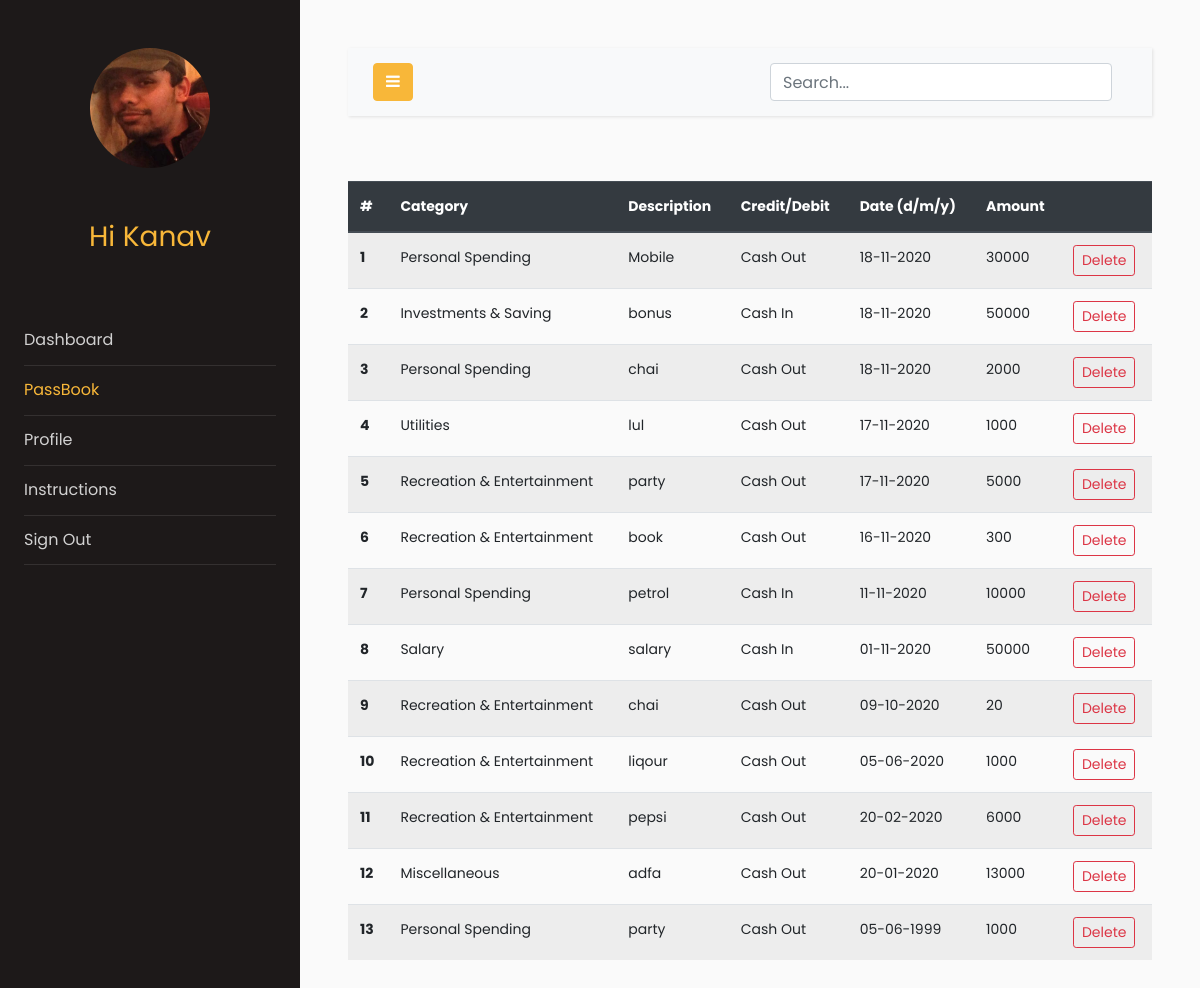
The page /passbook (signed in) on the database as committed earlier.
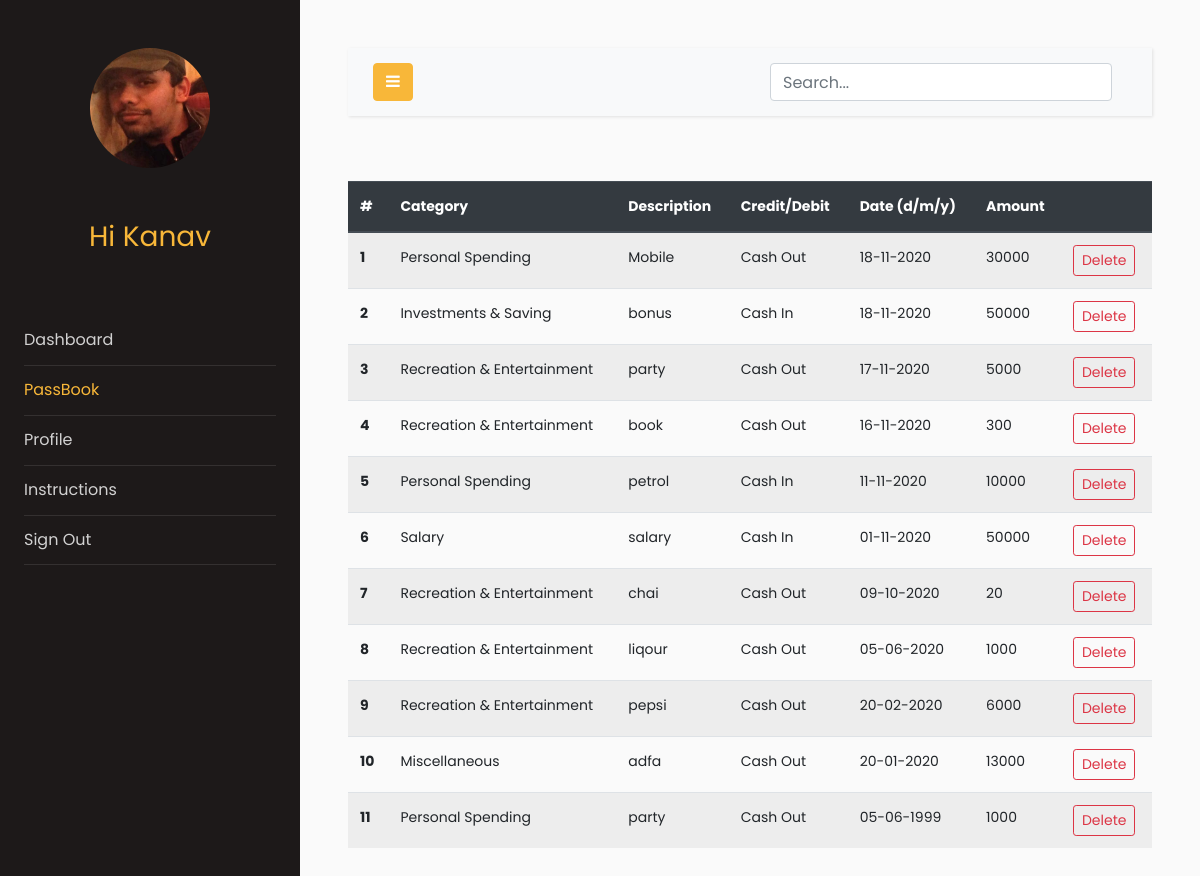
The same page on the database as committed later.
### models.py (models this page shows, shortened)
class Users(db.Model, UserMixin):
    __tablename__ = "users"
    id = db.Column(db.Integer, primary_key=True)
    email = db.Column(db.String(64), unique=True, index=True)
    name = db.Column(db.String(64))
    pasword_hash = db.Column(db.String(128))
    income = db.Column(db.Integer)
    budget = db.Column(db.Integer, default=0)
    profile_image = db.Column(
        db.String(128), nullable=False, default="default_profile.jpeg"
    )
    trans = db.relationship("Transactions", backref="User", lazy="dynamic")

class Transactions(db.Model):
    __searchable__ = ["description", "cat", "amount", "date"]
    users = db.relationship(Users)
    id = db.Column(db.Integer, primary_key=True)
    cashFlow = db.Column(db.Integer)
    amount = db.Column(db.Integer)
    description = db.Column(db.String(64))
    cat = db.Column(db.String(64))
    date = db.Column(db.DateTime)
    userId = db.Column(db.Integer, db.ForeignKey("users.id"), nullable=False)

### app.py (the view)
@app.route("/passbook", methods=["GET", "POST"])
@login_required
def passbook():
    uid = current_user.id
    trans_data = Transactions.query.filter_by(userId=uid).order_by(
        Transactions.date.desc()
    )
    return render_template("passbook.html", trans_data=trans_data)

### models.py (called while the page is built)
@login_manager.user_loader
def load_user(user_id):
    return Users.query.get(user_id)

### templates/passbook.html (shortened to what this page needs)
<!doctype html>
<html lang="en">
<head>
    <link rel="stylesheet" href="https://stackpath.bootstrapcdn.com/font-awesome/4.7.0/css/font-awesome.min.css">
<link rel="stylesheet" href="{{ url_for('static', filename='css1/style.css') }}">
</head>
<body>
    <div class="wrapper d-flex align-items-stretch">
        <nav id="sidebar">
            <div class="p-4 pt-5">
                <a href="#" class="img logo rounded-circle mb-5" style="background-image: url({{url_for('static',filename='profile_pics/'+current_user.profile_image)}})"></a>
                <h3 style="color: #f8b739; font-family: Poppins, Arial, sans-serif; text-align: center;">Hi {{current_user.name}}</h3>
                <br>
                <br>
                <ul class="list-unstyled components mb-5">
                    <li>
                        <a href="{{url_for('dashboard')}}">Dashboard</a>
                    </li>
                    <li class="active">
                        <a href="{{url_for('passbook')}}">PassBook</a>
                    </li>
                    <li>
                        <a href="{{url_for('profile')}}">Profile</a>
                    </li>
                    <li>
                        <a href="{{url_for('instructions')}}">Instructions</a>
                    </li>
                    <li>
                        <a href="{{url_for('logout')}}">Sign Out</a>
                    </li>
                </ul>
            </div>
        </nav>
        <div id="content" class="p-4 p-md-5">
            <nav class="navbar navbar-expand-lg navbar-light bg-light">
                <div class="container-fluid">
                    <button type="button" id="sidebarCollapse" class="btn btn-primary">
                        <i class="fa fa-bars"></i>
                    </button>
                    <form action="search" , method="GET">
                        <div class="container h-50">
                            <div class="d-flex justify-content-center h-100">
                                <input type="search" class="form-control ds-input" id="search-input" name="query" placeholder="Search..." aria-label="Search for..."
                                    autocomplete="off" data-docs-version="4.5" spellcheck="false" role="combobox" aria-autocomplete="list"
                                    aria-expanded="false" aria-owns="algolia-autocomplete-listbox-0" dir="auto"
                                    style="position: relative; vertical-align: top;">
                            </div>
                        </div>
                    </form>
                </div>
            </nav>
            <br>
            <table class="table table-striped">
                <thead class="thead-dark">
                    <tr>
                        <th scope="col">#</th>
                        <th scope="col">Category</th>
                        <th scope="col">Description</th>
                        <th scope="col">Credit/Debit</th>
                        <th scope="col">Date (d/m/y)</th>
                        <th scope="col">Amount</th>
                        <th scope="col"></th>
                    </tr>
                </thead>
                <tbody>
                    {%for r in trans_data%}
                    <tr>
                        <th scope="row">{{loop.index0 + 1}}</th>
                        <td>{{r.cat}}</td>
                        <td>{{r.description}}</td>
                        {%if r.cashFlow == 1 %}
                        <td>Cash In</td>
                        {%else%}
                        <td>Cash Out</td>
                        {%endif%}
                        <td>{{r.date.strftime('%d-%m-%Y')}}</td>
                        <td>{{r.amount}}</td>
                        <td><button type="button" class="btn btn-outline-danger btn-sm" data-toggle="modal" data-target="#del{{r.id}}">
                            Delete
                        </button></td>
                    </tr>
                    {%endfor%}
                </tbody>
            </table>
        </div>
    </div>
</body>
</html>

Rows that differ between the two databases and show on the page:
removed Transactions: cat "Personal Spending", description "chai", cashFlow "Cash Out", date "18-11-2020", amount "2000"
removed Transactions: cat "Utilities", description "lul", cashFlow "Cash Out", date "17-11-2020", amount "1000"
